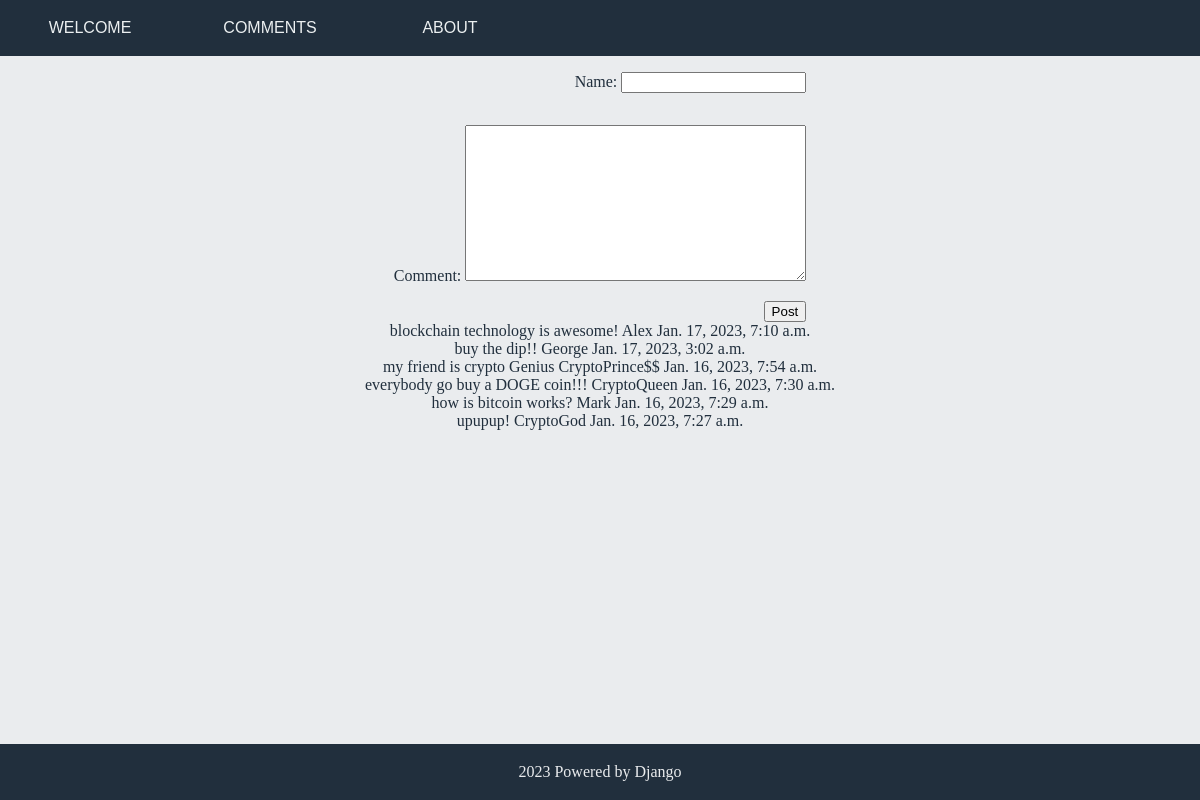
The page /comments on the database its author committed.
### app/models.py (models this page shows)
class Comments(models.Model):
    name = models.CharField(max_length=30)
    comment = models.TextField(max_length=200)
    issued = models.DateTimeField()

### app/views.py (the view)
# urls.py: path('comments', app_views.add_com, name = 'comments'),
def add_com(request):
    if request.method == 'POST':
        form = AddComForm(request.POST)
        if form.is_valid():
            com_entry = Comments()
            com_entry.name = form.cleaned_data['name']
            com_entry.comment = form.cleaned_data['comment']
            com_entry.issued = datetime.datetime.now()
            com_entry.save()
            return redirect('comments')
    else:
        form = AddComForm()
    all_comments = Comments.objects.all()
    return render(request, 'comments.html', {'form': form, 'comments' : all_comments})

### app/forms.py
class AddComForm(forms.ModelForm):
    class Meta:
        model = Comments
        fields = ('name', 'comment')

### app/templates/comments.html (shortened to what this page needs)
{% extends 'base.html' %}
{% block content %}
<form  method = "POST" enctype="multipart/form-data" id="form2">
    {{ form.as_p }}
    <button type="submit">Post</button>
</form>
<div id="form3">
{% for i in comments %}
      <li style="display:flex">
          {{ i.comment }}
           {{ i.name }}
           {{ i.issued }}
      </li>
    {% endfor %}
</div>
{% endblock %}

### app/templates/base.html (shortened to what this page needs)
<!DOCTYPE html>
{% load static %}
<head>
  <link rel="stylesheet" type="text/css" href="{% static 'app/css/style.css'%}">
</head>
<body style="display: contents">
  <div id ='header'>
    <div id="page1">
      <a href="{% url 'home' %}" class="page">
        WELCOME
      </a>
    </div>
    <div id="page2">
      <a href="{% url 'comments' %}" class="page">
        COMMENTS
      </a>
      </div>
    <div id="page3">
      <a href="#" class="page">
        ABOUT
      </a>
    </div>
  </div>
  <div style="display: flex;
    background-color: #EAECEE;
    align-items: center;
    flex-direction: column;" id="body">
      {% block content %}
      {% endblock %}
  </div>
  <div id ='footer'>
      <p> 2023 Powered by Django</p>
  </div>
</body>
</html>

### app/static/app/css/style.css (style rules this page uses)
#header { color: #ECF0F1; background-color: #212F3D; height: 7vh; display: flex; flex-direction: row; align-items: center; }
#body { color: #212F3D; background-color: #EAECEE display: flex; height: 86vh; }
#footer { color: #EAECEE ; background-color: #212F3D; height: 7vh; display: flex; align-items: center; justify-content: center; }
.page { color: #ECF0F1; text-decoration: none; font-family: "Doki",sans-serif; }
#page1 { color: #EAECEE; text-decoration: none; font-family: "Doki",sans-serif; width: 15%; display: flex; justify-content: center; }
#page2 { color: #EAECEE; text-decoration: none; font-family: "Doki",sans-serif; width: 15%; display: flex; justify-content: center; }
#page3 { color: #EAECEE; text-decoration: none; font-family: "Doki",sans-serif; width: 15%; display: flex; justify-content: center; }
#form2 { display: flex; flex-direction: column; align-items: flex-end; }
#form3 { display: flex; align-items: center; flex-direction: column-reverse; }

### rows shown on the page
Comments: comment "upupup!", name "CryptoGod", issued "Jan. 16, 2023, 7:27 a.m."
Comments: comment "how is bitcoin works?", name "Mark", issued "Jan. 16, 2023, 7:29 a.m."
Comments: comment "everybody go buy a DOGE coin!!!", name "CryptoQueen", issued "Jan. 16, 2023, 7:30 a.m."
Comments: comment "my friend is crypto Genius", name "CryptoPrince$$", issued "Jan. 16, 2023, 7:54 a.m."
Comments: comment "buy the dip!!", name "George", issued "Jan. 17, 2023, 3:02 a.m."
Comments: comment "blockchain technology is awesome!", name "Alex", issued "Jan. 17, 2023, 7:10 a.m."
